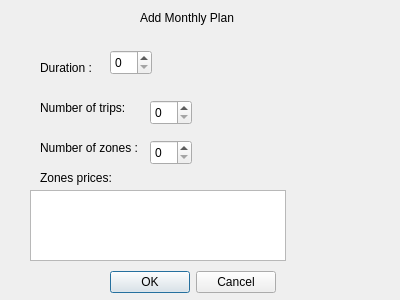
<?xml version="1.0" encoding="UTF-8"?>
<ui version="4.0">
 <class>MonthlyPlanDialog</class>
 <widget class="QDialog" name="MonthlyPlanDialog">
  <property name="geometry">
   <rect>
    <x>0</x>
    <y>0</y>
    <width>400</width>
    <height>300</height>
   </rect>
  </property>
  <property name="windowTitle">
   <string>Dialog</string>
  </property>
  <widget class="QLabel" name="label">
   <property name="geometry">
    <rect>
     <x>40</x>
     <y>60</y>
     <width>71</width>
     <height>16</height>
    </rect>
   </property>
   <property name="text">
    <string>Duration :</string>
   </property>
  </widget>
  <widget class="QLabel" name="label_2">
   <property name="geometry">
    <rect>
     <x>40</x>
     <y>100</y>
     <width>91</width>
     <height>16</height>
    </rect>
   </property>
   <property name="text">
    <string>Number of trips: </string>
   </property>
  </widget>
  <widget class="QLabel" name="label_3">
   <property name="geometry">
    <rect>
     <x>40</x>
     <y>140</y>
     <width>111</width>
     <height>16</height>
    </rect>
   </property>
   <property name="text">
    <string>Number of zones :</string>
   </property>
  </widget>
  <widget class="QLabel" name="label_4">
   <property name="geometry">
    <rect>
     <x>40</x>
     <y>170</y>
     <width>81</width>
     <height>16</height>
    </rect>
   </property>
   <property name="text">
    <string>Zones prices: </string>
   </property>
  </widget>
  <widget class="QTableWidget" name="tableWidget_zonePrices">
   <property name="geometry">
    <rect>
     <x>30</x>
     <y>190</y>
     <width>256</width>
     <height>71</height>
    </rect>
   </property>
  </widget>
  <widget class="QSpinBox" name="spinBox_duration">
   <property name="geometry">
    <rect>
     <x>110</x>
     <y>50</y>
     <width>42</width>
     <height>25</height>
    </rect>
   </property>
  </widget>
  <widget class="QSpinBox" name="spinBox_trips">
   <property name="geometry">
    <rect>
     <x>150</x>
     <y>100</y>
     <width>42</width>
     <height>25</height>
    </rect>
   </property>
  </widget>
  <widget class="QSpinBox" name="spinBox_zones">
   <property name="geometry">
    <rect>
     <x>150</x>
     <y>140</y>
     <width>42</width>
     <height>25</height>
    </rect>
   </property>
  </widget>
  <widget class="QLabel" name="label_5">
   <property name="geometry">
    <rect>
     <x>140</x>
     <y>10</y>
     <width>111</width>
     <height>16</height>
    </rect>
   </property>
   <property name="text">
    <string>Add Monthly Plan</string>
   </property>
  </widget>
  <widget class="QDialogButtonBox" name="buttonBox">
   <property name="geometry">
    <rect>
     <x>110</x>
     <y>270</y>
     <width>166</width>
     <height>24</height>
    </rect>
   </property>
   <property name="standardButtons">
    <set>QDialogButtonBox::StandardButton::Cancel|QDialogButtonBox::StandardButton::Ok</set>
   </property>
  </widget>
 </widget>
 <resources/>
 <connections/>
</ui>
